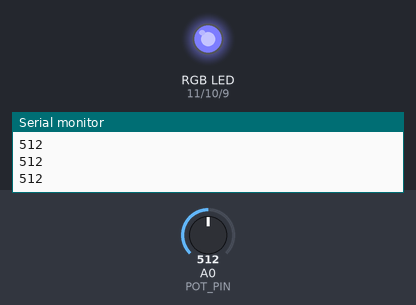
The sketch below on a simulated Arduino Uno, built with avr-gcc and run on an emulated ATmega328P. On the bench: an RGB LED mixed from three pins (HIGH = lit), the last lines printed to the serial monitor. Inputs (shaded band) come from the test bench; at power-on: A0 (POT_PIN) = 512. Dim RGB values are drawn brighter than linear.

Above: at 1.2 s.
1.3 s: A0 (POT_PIN) set to 122
At 2.3 s:
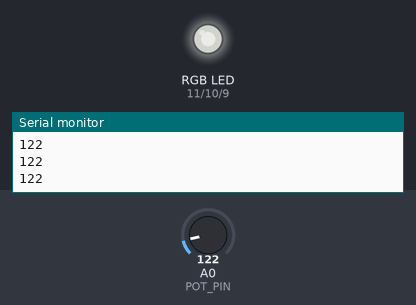
2.8 s: A0 (POT_PIN) set to 0
At 3.5 s:
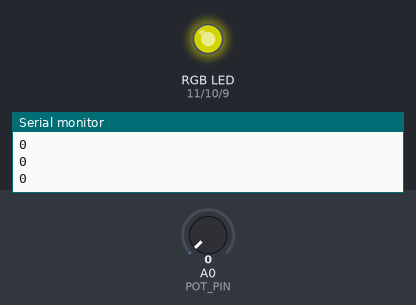
4.3 s: A0 (POT_PIN) set to 306
At 4.6 s:
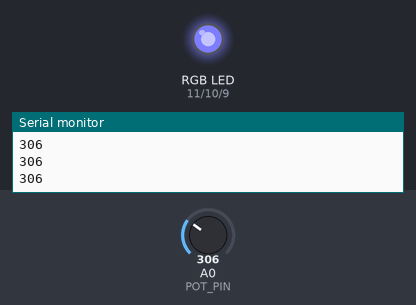
Timing chart, 0 to 7.3 s (numbered marks = the images above; inputs shaded):
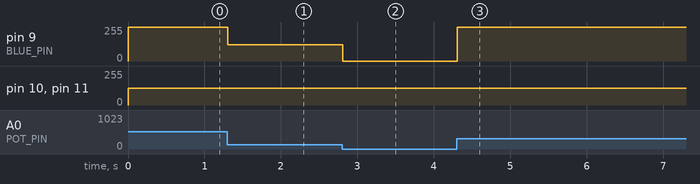

The sketch:

pot_led.ino
```cpp
#define RED_PIN 11
#define GREEN_PIN 10
#define BLUE_PIN 9
#define POT_PIN A0
void setup() {
  // put your setup code here, to run once:
  pinMode(RED_PIN, OUTPUT);
  pinMode(GREEN_PIN, OUTPUT);
  pinMode(BLUE_PIN, OUTPUT);
  Serial.begin(9600);
}

void loop() {
  // put your main code here, to run repeatedly:
  int potVal = analogRead(POT_PIN);
  Serial.println(potVal);
  analogWrite(RED_PIN,125);
  analogWrite(GREEN_PIN,125);
  analogWrite(BLUE_PIN,potVal);
//  delay(500);
//  digitalWrite(LED_PIN,0);
//  delay(500);
}
```

Measured:
- after the input at 1.3 s, pin 9 (BLUE_PIN): 255/255 → 122/255 at once
- after the input at 2.8 s, pin 9 (BLUE_PIN): 122/255 → 0/255 at once
- after the input at 4.3 s, pin 9 (BLUE_PIN): 0/255 → 255/255 at once
